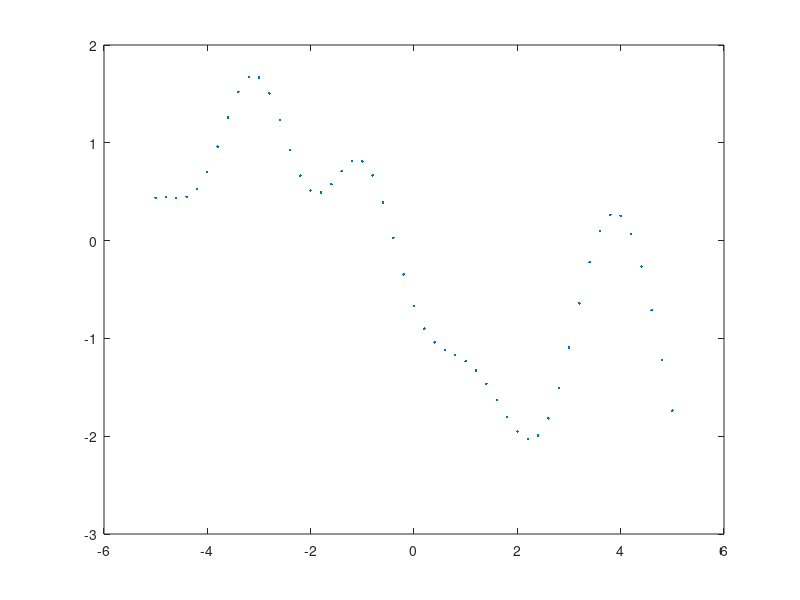

MATLAB code to generate this figure:
function gptest

xs = (-5:0.2:5)'; ns = size(xs,1); 
phi(1)=1;phi(2)=1;phi(3)=0;phi(4)=1e9;
fs = m(xs) + chol(rbf(xs,xs,phi))'*randn(ns,1);
plot(xs,fs,'.'),colormap('jet');

function hyp=gptrain(x,y)

function mu=m(x) 
  mu=0;%.25*x.^2;

function kappa=rbf(p, q, phi)
  if nargin<3, theta1=1.0;theta2=1.0;theta3=0.0;beta=1.0; end
  tmp = repmat(p',size(q))-repmat(q, size(p'));
  invbeta = phi(4)^-1;
  kappa = phi(1).*exp(-0.5*phi(2)*tmp.^2)+phi(3)+invbeta*eye(size(p,1));
